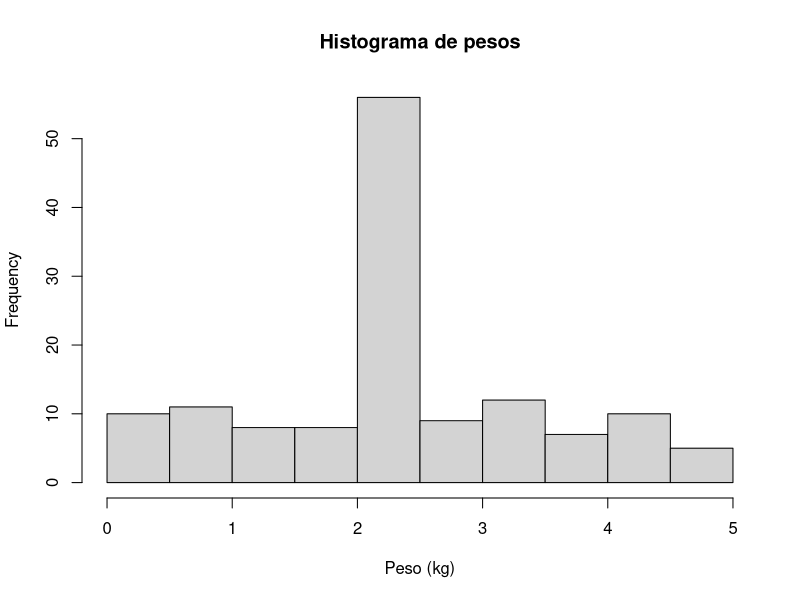

R code for this plot:

aspiradoras <- read.csv("datos-1.csv")


aspiradoras$Peso <- gsub(" kg", "", aspiradoras$Peso)
aspiradoras$Peso <- gsub(",", ".", aspiradoras$Peso)

es_gramo <- grepl(" g", aspiradoras$Peso)
aspiradoras$Peso <- gsub(" g", "", aspiradoras$Peso)

aspiradoras$Peso <- gsub("-1", NA, aspiradoras$Peso)

aspiradoras$Peso <- as.numeric(aspiradoras$Peso)

aspiradoras$Peso[es_gramo] <- aspiradoras$Peso[es_gramo] / 1000

pesomedio <- mean(aspiradoras$Peso, na.rm = TRUE)

aspiradoras$Peso[is.na(aspiradoras$Peso)] <- pesomedio


# ELIMINANDO FILAS CON DATOS INVALIDOS

# Crear una copia de aspiradoras sin la columna X
aspiradoras_sin_X <- aspiradoras[, !(names(aspiradoras) %in% "X")]

# Identificar las filas donde todos los campos son NA o -1
# apply(X, MARGIN, FUN): Aplica una función a los márgenes de una matriz o un data frame
# X=matriz o data frame, MARGIN=1 para filas, 2 para columnas, FUN=función a aplicar
# all(): Determina si todos los valores lógicos de cada fila son TRUE
filas_invalidas <- apply(aspiradoras_sin_X == -1 | is.na(aspiradoras_sin_X), 1, all)

# Eliminar las filas invalidas
aspiradoras <- aspiradoras[!filas_invalidas, ]


# EN CASO DE TENER DATOS SIN NOMBRE

# Eliminar las filas con NA en la columna Nombre
aspiradoras <- aspiradoras[!is.na(aspiradoras$Nombre), ]

# Obtener la cantidad de filas
n_filas <- nrow(aspiradoras)

# Crear una columna X con los números de las filas
aspiradoras$X <- c(1:n_filas)

# Asignar los valores de la columna X como nombres de las filas
rownames(aspiradoras) <- aspiradoras$X

# Crear un histograma de los pesos
hist(aspiradoras$Peso, main = "Histograma de pesos", xlab = "Peso (kg)")

# Ver los datos
View(aspiradoras)